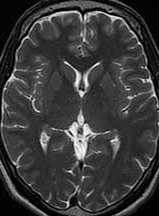
#> input picture Croped/Test/N25.JPG, 159 x 216 px, found by its file name; its folder holds only this picture in this run
$ python prop_img.py
#> lines starting #> are read from the running program, lines starting #| are printed output that depends on the picture; after the words box and inside, x2 and y2 are one past the last pixel; in counts of white or black regions, pixels touching at a corner belong together
import os
import cv2

def crop_img(img):
    gray = cv2.GaussianBlur(cv2.cvtColor(img, cv2.COLOR_BGR2GRAY), (5, 5), 0)
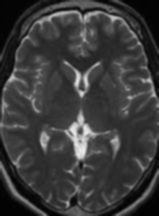
#> gray: shape (216, 159); min 2, max 234, mean 59
#> img is the input picture: shape (216, 159, 3); min 0, max 255, mean 58.9
    _, thresh = cv2.threshold(gray, 45, 255, cv2.THRESH_BINARY)
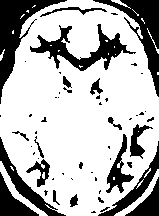
#> thresh: shape (216, 159); 71.1% white; 56 black regions (34 under 20 px), largest, box (x1, y1, x2, y2) and area: (0, 0, 67, 104) 1930, (93, 0, 159, 97) 1706, (30, 24, 136, 71) 1524
    thresh = cv2.dilate(cv2.erode(thresh, None, iterations=2), None, iterations=2)
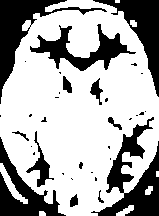
#> thresh: shape (216, 159); 67.7% white; 35 black regions (22 under 20 px)
    contours, _ = cv2.findContours(thresh, cv2.RETR_EXTERNAL, cv2.CHAIN_APPROX_SIMPLE)
#> contours = 8 contours, 2 with area under 20; largest, box (x1, y1, x2, y2) and area: (0, 0, 159, 216) 25952, (0, 163, 28, 204) 240, (116, 205, 134, 216) 76, (145, 186, 153, 195) 39, (130, 20, 137, 27) 29, (39, 211, 46, 216) 22
    if not contours: return img
    x, y, w, h = cv2.boundingRect(max(contours, key=cv2.contourArea))
#> x = 0; y = 0; w = 159; h = 216
    x1 = max(x, 0)
#> x1 = 0
    y1 = max(y, 0)
#> y1 = 0
    x2 = min(x + w, img.shape[1])
#> x2 = 159
    y2 = min(y + h, img.shape[0])
#> y2 = 216
    return img[y1:y2, x1:x2]

def main():
    images_dir = './Dataset/Test/'
    new_images_dir = './Cropped/Test/'
    os.makedirs(new_images_dir, exist_ok=True)
    for f in os.listdir(images_dir):
        img_path = os.path.join(images_dir, f)
        if os.path.isfile(img_path):
            cv2.imwrite(os.path.join(new_images_dir, f), crop_img(cv2.imread(img_path)))

if __name__ == '__main__': main()

$ run again, on Croped/Test/N84.JPG
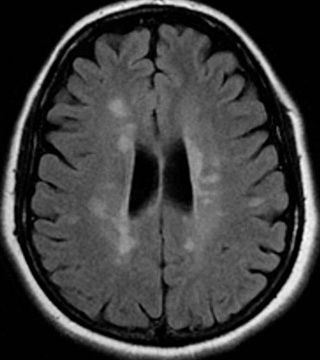
#> input picture Croped/Test/N84.JPG, 320 x 360 px, found by its file name
#> in crop_img, img is the input picture: shape (360, 320, 3); min 0, max 252, mean 61.1
#> in crop_img, `_, thresh = cv2.threshold(gray, 45, 255, cv2.THRESH_BINARY)`:
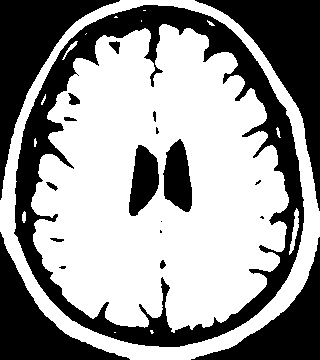
#> thresh: shape (360, 320); 59.5% white; 20 black regions (6 under 20 px), largest, box (x1, y1, x2, y2) and area: (14, 5, 304, 347) 19044, (195, 0, 320, 211) 7628, (0, 0, 120, 200) 6820
#> in crop_img, `thresh = cv2.dilate(cv2.erode(thresh, None, iterations=2), None, itera..`:
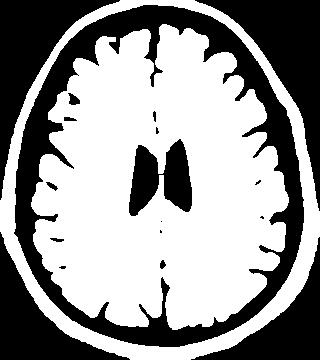
#> thresh: shape (360, 320); 59% white; 18 black regions (6 under 20 px)
#> contours = 1 contour; box (x1, y1, x2, y2) and area: (0, 0, 320, 360) 90430
#> x = 0; w = 320; h = 360
#> x1 = 0
#> x2 = 320
#> y2 = 360

$ run again, on Croped/Test/S5.JPG
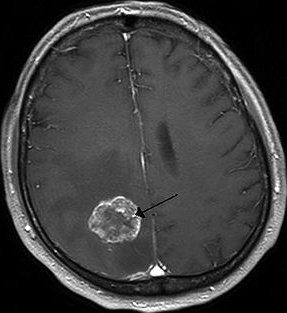
#> input picture Croped/Test/S5.JPG, 287 x 313 px, found by its file name
#> in crop_img, img is the input picture: shape (313, 287, 3); min 0, max 255, mean 62.6
#> in crop_img, `_, thresh = cv2.threshold(gray, 45, 255, cv2.THRESH_BINARY)`:
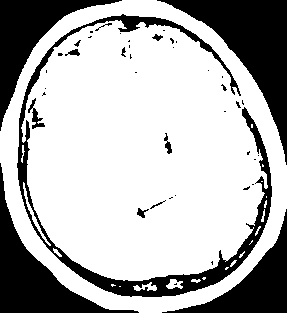
#> thresh: shape (313, 287); 70.4% white; 44 black regions (30 under 20 px), largest, box (x1, y1, x2, y2) and area: (157, 0, 287, 165) 6701, (17, 14, 272, 297) 6423, (0, 163, 139, 313) 4985
#> in crop_img, `thresh = cv2.dilate(cv2.erode(thresh, None, iterations=2), None, itera..`:
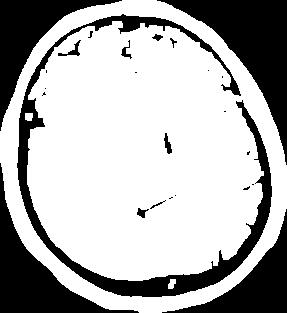
#> thresh: shape (313, 287); 69% white; 25 black regions (13 under 20 px)
#> contours = 1 contour; box (x1, y1, x2, y2) and area: (0, 0, 287, 313) 69852
#> x = 0; w = 287; h = 313
#> x1 = 0
#> x2 = 287
#> y2 = 313

$ run again, on Croped/Test/N32.JPG
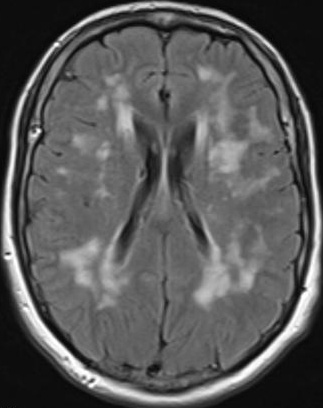
#> input picture Croped/Test/N32.JPG, 323 x 408 px, found by its file name
#> in crop_img, img is the input picture: shape (408, 323, 3); min 1, max 255, mean 89.3
#> in crop_img, `_, thresh = cv2.threshold(gray, 45, 255, cv2.THRESH_BINARY)`:
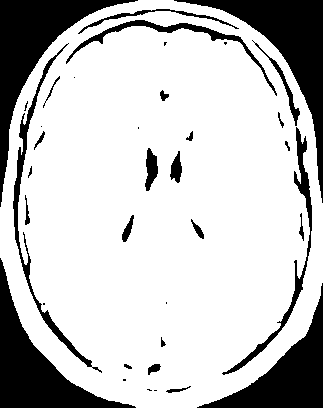
#> thresh: shape (408, 323); 77.4% white; 37 black regions (11 under 20 px), largest, box (x1, y1, x2, y2) and area: (0, 0, 138, 207) 6259, (174, 0, 323, 203) 6228, (0, 258, 136, 408) 5757
#> in crop_img, `thresh = cv2.dilate(cv2.erode(thresh, None, iterations=2), None, itera..`:
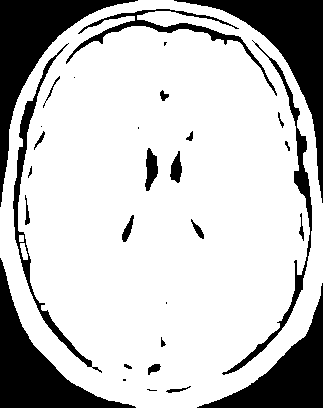
#> thresh: shape (408, 323); 77.2% white; 31 black regions (7 under 20 px)
#> contours = 1 contour; box (x1, y1, x2, y2) and area: (0, 0, 323, 408) 108143
#> x = 0; w = 323; h = 408
#> x1 = 0
#> x2 = 323
#> y2 = 408
